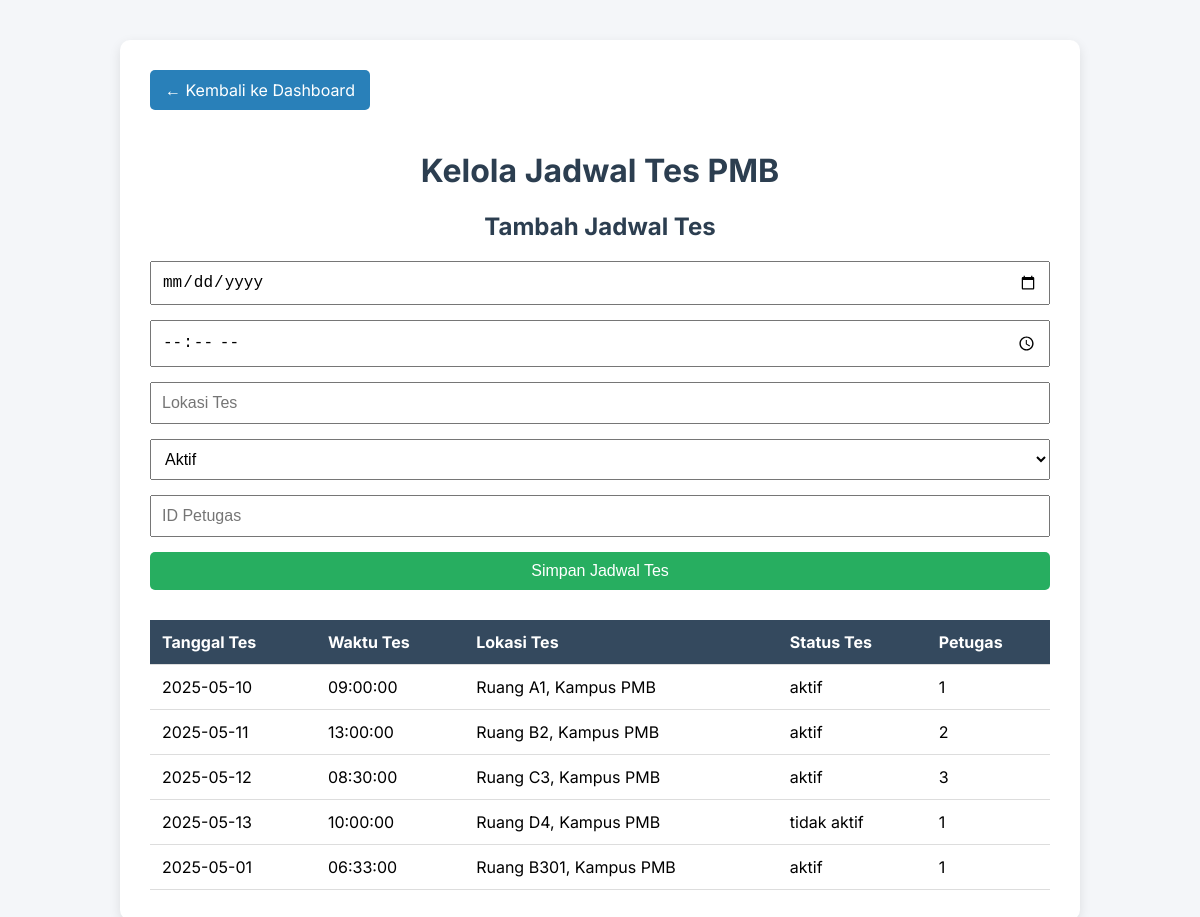
The app's page /kelola_jadwal_tes.php (signed in) with its own data.
### tables this page shows
CREATE TABLE `jadwal_tes` (
  `id_jadwal` int(11) NOT NULL,
  `tanggal_tes` date NOT NULL,
  `waktu_tes` time NOT NULL,
  `lokasi_tes` varchar(255) NOT NULL,
  `status_tes` enum('aktif','tidak aktif') NOT NULL,
  `id_petugas` int(11) NOT NULL,
  `created_at` timestamp NOT NULL DEFAULT current_timestamp()
);

### kelola_jadwal_tes.php (the view, shortened to what this page needs)
<?php
$koneksi = new mysqli("localhost", "root", "", "db_dey");
$jadwal_result = $koneksi->query("SELECT * FROM jadwal_tes");
?>
<!DOCTYPE html>
<html lang="id">
<head>
</head>
<body>
<div class="container">
    <a href="dashboard.php" class="back-button">← Kembali ke Dashboard</a>
    <h1>Kelola Jadwal Tes PMB</h1>
    <h2>Tambah Jadwal Tes</h2>
    <form method="POST">
        <input type="date" name="tanggal_tes" placeholder="Tanggal Tes" required>
        <input type="time" name="waktu_tes" placeholder="Waktu Tes" required>
        <input type="text" name="lokasi_tes" placeholder="Lokasi Tes" required>
        <select name="status_tes" required>
            <option value="aktif">Aktif</option>
        </select>
        <input type="number" name="id_petugas" placeholder="ID Petugas" required>
        <button type="submit">Simpan Jadwal Tes</button>
    </form>
    <table>
        <thead>
            <tr>
                <th>Tanggal Tes</th>
                <th>Waktu Tes</th>
                <th>Lokasi Tes</th>
                <th>Status Tes</th>
                <th>Petugas</th>
            </tr>
        </thead>
        <tbody>
            <?php while ($jadwal = $jadwal_result->fetch_assoc()): ?>
                <tr>
                    <td><?= htmlspecialchars($jadwal['tanggal_tes']) ?></td>
                    <td><?= htmlspecialchars($jadwal['waktu_tes']) ?></td>
                    <td><?= htmlspecialchars($jadwal['lokasi_tes']) ?></td>
                    <td><?= htmlspecialchars($jadwal['status_tes']) ?></td>
                    <td><?= htmlspecialchars($jadwal['id_petugas']) ?></td>
                </tr>
            <?php endwhile; ?>
        </tbody>
    </table>
</div>
</body>
</html>

### kelola_jadwal_tes.php (style rules this page uses)
body { font-family: 'Inter', sans-serif; background-color: #f4f6f9; margin: 0; padding: 40px; }
.container { max-width: 900px; margin: auto; background: white; padding: 30px; border-radius: 10px; box-shadow: 0 4px 12px rgba(0,0,0,0.1); }
h1, h2 { text-align: center; color: #2c3e50; }
form { display: grid; grid-template-columns: 1fr; gap: 15px; margin-bottom: 30px; }
input, button, select { padding: 10px; font-size: 16px; }
button { background-color: #27ae60; color: white; border: none; border-radius: 5px; cursor: pointer; }
table { width: 100%; border-collapse: collapse; margin-top: 20px; }
th, td { padding: 12px; border-bottom: 1px solid #ddd; text-align: left; }
th { background-color: #34495e; color: white; }
.back-button { display: inline-block; padding: 10px 15px; background-color: #2980b9; color: white; border-radius: 5px; text-decoration: none; margin-bottom: 20px; }

### records on screen
jadwal_tes: tanggal_tes "2025-05-10", waktu_tes "09:00:00", lokasi_tes "Ruang A1, Kampus PMB", status_tes "aktif", id_petugas "1"
jadwal_tes: tanggal_tes "2025-05-11", waktu_tes "13:00:00", lokasi_tes "Ruang B2, Kampus PMB", status_tes "aktif", id_petugas "2"
jadwal_tes: tanggal_tes "2025-05-12", waktu_tes "08:30:00", lokasi_tes "Ruang C3, Kampus PMB", status_tes "aktif", id_petugas "3"
jadwal_tes: tanggal_tes "2025-05-13", waktu_tes "10:00:00", lokasi_tes "Ruang D4, Kampus PMB", status_tes "tidak aktif", id_petugas "1"
jadwal_tes: tanggal_tes "2025-05-01", waktu_tes "06:33:00", lokasi_tes "Ruang B301, Kampus PMB", status_tes "aktif", id_petugas "1"
